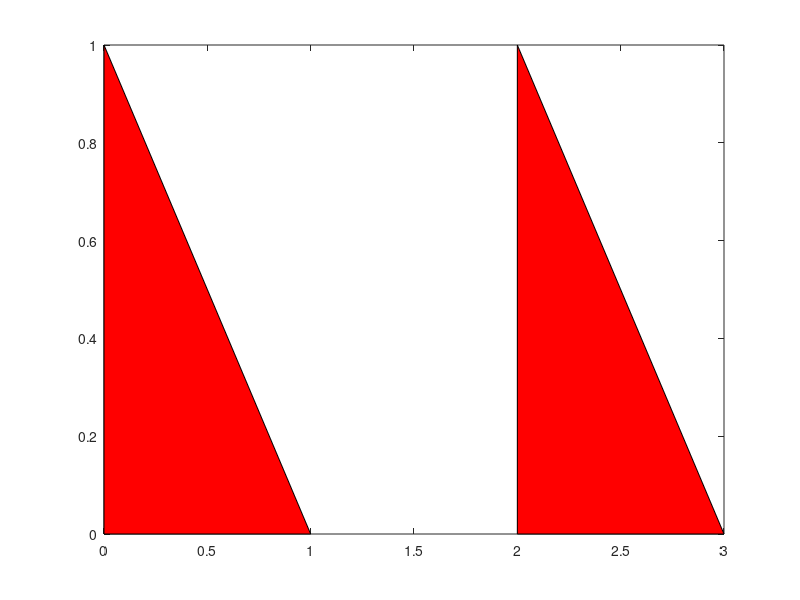

Recreate this plot in MATLAB. (Note: this script raises an error after producing the figure.)
%=============================================================================
% Copyright (c) 2016-present Allan CORNET (Nelson)
%=============================================================================
% This file is part of Nelson.
%=============================================================================
% LICENCE_BLOCK_BEGIN
% SPDX-License-Identifier: LGPL-3.0-or-later
% LICENCE_BLOCK_END
%=============================================================================
% <--ADV-CLI MODE-->
%=============================================================================
f = figure('Visible', 'off');
x = [0 2; 0 2; 1 3];
y = [0 0; 1 1; 0 0];
h = fill(x, y, [1 0 0]);
asserts.isequal(size(h), [1 2]);
asserts.istrue(isgraphics(h(1), 'patch'));
asserts.istrue(isgraphics(h(2), 'patch'));
%=============================================================================
